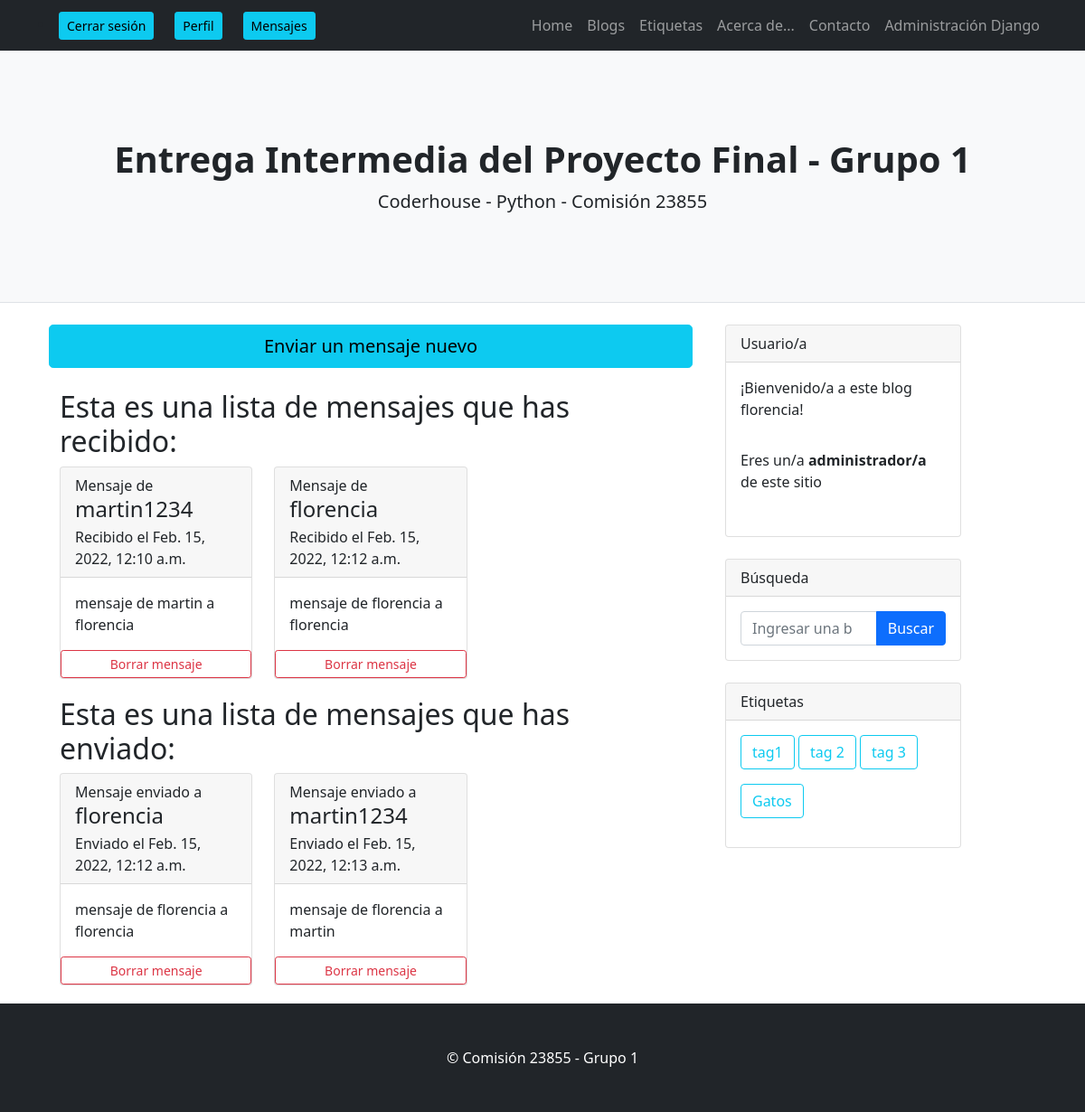
Page /AppProyecto1/inbox/ (signed in) on the earlier database version.
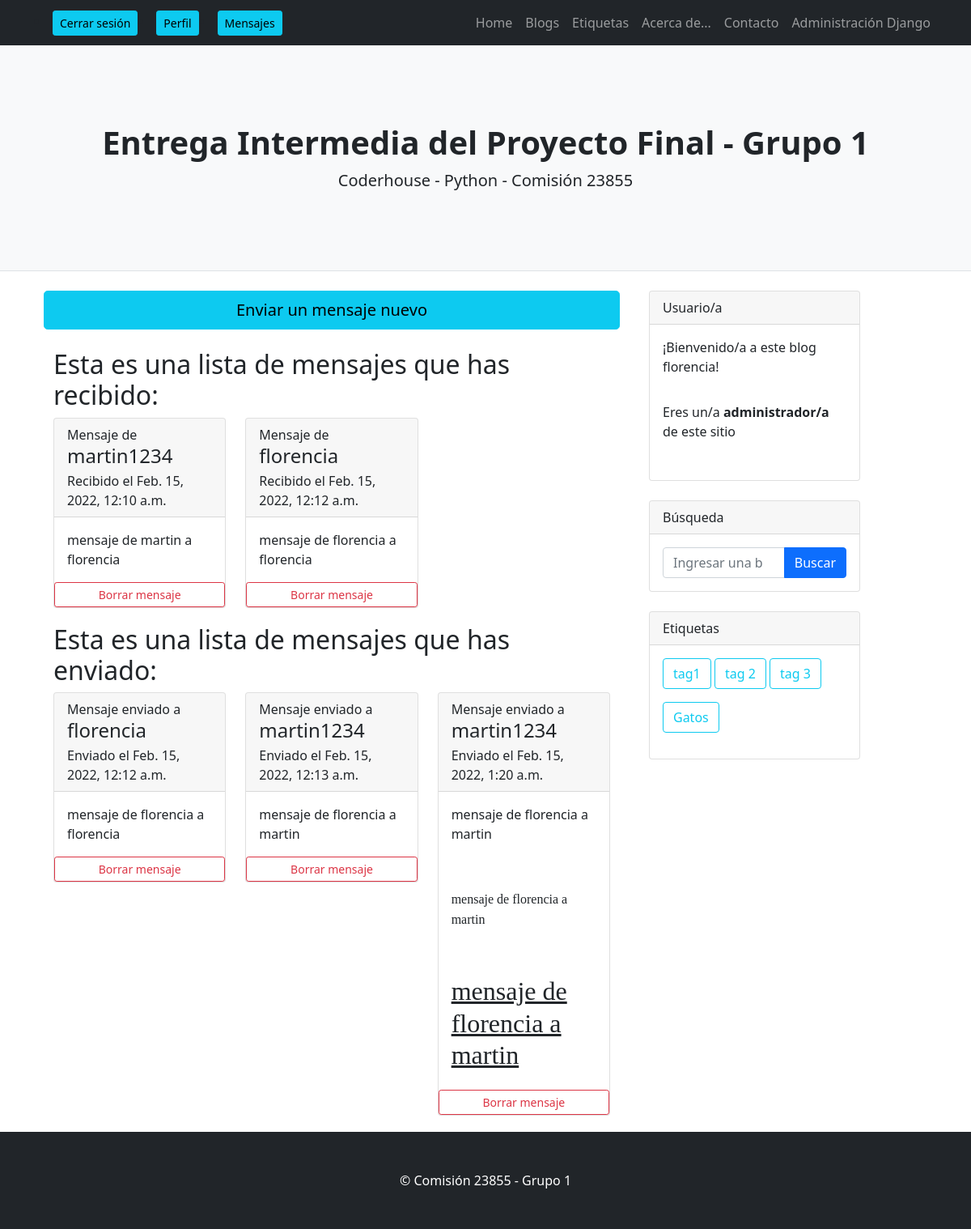
Same page on the later database version.
### AppProyecto1/models.py (models this page shows, shortened)
class Mensajeria(models.Model):
    remitente = models.ForeignKey(User, on_delete=models.CASCADE, default=None, related_name="remitente")
    receptor = models.ForeignKey(User, on_delete=models.CASCADE, default=None, related_name="receptor")
    contenido = RichTextField()
    created_at = models.DateTimeField(default=timezone.now ,blank=True, null=True)

class Tag(models.Model):
    name=models.CharField(max_length=40)

### AppProyecto1/views.py (the view)
# urls.py: path('inbox/', views.inboxview, name = 'Inbox'),
@login_required
def inboxview(request):
    inbox = Mensajeria.objects.filter(receptor=request.user)
    enviados = Mensajeria.objects.filter(remitente=request.user)
    tags = Tag.objects.all()
    return render(request,"AppProyecto1/mensajes_lista.html",{"inbox":inbox,"tags":tags,"enviados":enviados})

### AppProyecto1/templatetags/group.py (called while the page is built)
@register.filter
def has_group(user, group_name):
    return user.groups.filter(name='Admin').exists()

### AppProyecto1/templates/AppProyecto1/mensajes_lista.html
{% extends 'AppProyecto1/padre.html' %}
{% load static %}
{% load group %}
{% block contenidoQueCambia %}
<div class="container">
    <div class="row">
        <a class="btn btn-info btn-lg btn-block mb-4" href="{% url 'RedactarMensaje' %}">Enviar un mensaje nuevo</a>
        {% if inbox %}
            <h2>Esta es una lista de mensajes que has recibido:</h2>
            {% for mensaje in inbox %}
                <div class="col-4 mb-1">
                    <div class="card mb-3">
                        <div
                        class="card-header font-weight-bold">Mensaje de <h4>{{mensaje.remitente}}</h4>
                        <p class="card-subtitle">Recibido el {{mensaje.created_at}}</p></div>
                        <div class="card-body"><h8 class="card-title">{{mensaje.contenido|safe}}</h8></div>
                        <a class="btn btn-outline-danger btn-sm" href="{% url 'EliminarMensaje' mensaje.id %}">Borrar mensaje</a>
                    </div>
                </div>
            {% endfor %}
        {% else %}
            <h2>No has recibido mensajes.</p>
        {% endif %}
        {% if enviados %}
            <h2>Esta es una lista de mensajes que has enviado:</h2>
            {% for mensaje in enviados %}
                <div class="col-4 mb-1">
                    <div class="card mb-3">
                        <div
                        class="card-header font-weight-bold">Mensaje enviado a <h4>{{mensaje.receptor}}</h4>
                        <p class="card-subtitle">Enviado el {{mensaje.created_at}}</p></div>
                        <div class="card-body"><h8 class="card-title">{{mensaje.contenido|safe}}</h8></div>
                        <a class="btn btn-outline-danger btn-sm" href="{% url 'EliminarMensaje' mensaje.id %}">Borrar mensaje</a>
                    </div>
                </div>
            {% endfor %}
        {% else %}
            <h2>No has enviado mensajes.</p>
        {% endif %}
    </div>
</div>
{% endblock contenidoQueCambia %}

### AppProyecto1/templates/AppProyecto1/padre.html (shortened to what the changed rows need)
<!DOCTYPE html>
<html lang="en">
    <head>
        {% load static %}
        {% load group %}
        <link href="{% static 'AppProyecto1/css/styles.css' %}" rel="stylesheet" />
    </head>
    <body>
        <header class="py-5 bg-light border-bottom mb-4">
            <div class="container">
                <div class="text-center my-5">
                    <h1 class="fw-bolder">Entrega Intermedia del Proyecto Final - Grupo 1</h1>
                </div>
            </div>
        </header>
        <div class="container">
            <div class="row">
                <div class="col-lg-8">
                    {% block contenidoQueCambia %}
                    {% endblock contenidoQueCambia %}
                </div>
                <div class="col-lg-3">
                    {% if request.user.is_authenticated %}
                    <div class="card mb-4">
                        <div class="card-body">
                                {% for tag in tags %}
                                    <a class="btn btn-outline-info btn mb-3" href="{% url 'BlogTagLista' tag.id %}" role="button" text-nowrap>{{tag.name}}</a>
                                {% endfor %}
                        </div>
                    </div>
                    {% endif %}
                </div>
            </div>
        </div>
</body>
</html>

Differences in the rows shown:
added Mensajeria: receptor "martin1234", created_at "Feb. 15, 2022, 1:20 a.m.", contenido "mensaje de florencia a martin mensaje de florencia a martin mensaje de florencia a martin", shown under "Esta es una lista de mensajes que has enviado:"
